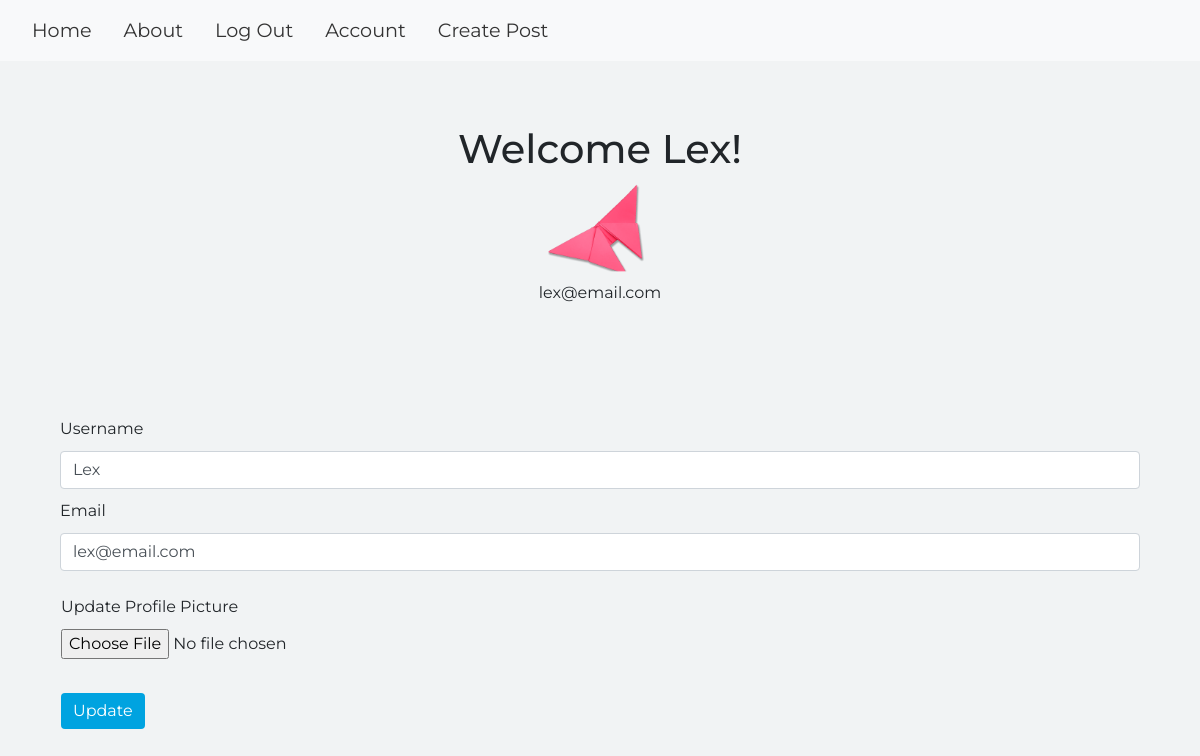
/account (signed in), run on the app's committed database.
### oriblog/models.py (models this page shows, shortened)
class User(db.Model, UserMixin):
    __tablename__ = 'users'
    id = db.Column(db.Integer, primary_key = True)
    profile_image = db.Column(db.String(20), nullable=False, default='green.png')
    email = db.Column(db.String(64), unique=True, index=True)
    username = db.Column(db.String(64), unique=True, index=True)
    password_hash = db.Column(db.String(128))
    posts = db.relationship('BlogPost', backref='author', lazy=True)

### oriblog/users/views.py (the view)
@users.route("/account", methods=['GET', 'POST'])
@login_required
def account():
    form = UpdateUserForm()
    if form.validate_on_submit():
        print(form)
        if form.picture.data:
            username = current_user.username
            pic = add_profile_pic(form.picture.data,username)
            current_user.profile_image = pic
        current_user.username = form.username.data
        current_user.email = form.email.data
        db.session.commit()
        flash('Account Updated')
        return redirect(url_for('users.account'))
    elif request.method == 'GET':
        form.username.data = current_user.username
        form.email.data = current_user.email
    profile_image = url_for('static', filename='imgs/' + current_user.profile_image)
    return render_template('account.html', profile_image=profile_image, form=form)

### oriblog/users/forms.py (shortened to what this page needs)
class UpdateUserForm(FlaskForm):
    email = StringField('Email', validators=[DataRequired(), Email()])
    username = StringField('Username', validators=[DataRequired()])
    picture = FileField('Update Profile Picture', validators=[
        FileAllowed(['jpg', 'png'])])
    submit = SubmitField('Update')

### oriblog/models.py (called while the page is built)
@login_manager.user_loader
def load_user(user_id):
    return User.query.get(user_id)

### oriblog/templates/account.html (shortened to what this page needs)
{% extends "base.html" %}
{% block content %}
<div class="jumbotron">
  <div align='center'>
    <h1 >Welcome {{ current_user.username }}!</h1>
    <img class="user-img" align='center' src="{{ url_for('static', filename='imgs/' + current_user.profile_image) }}">
    <p>{{ current_user.email }}</p>
  </div>
</div>
<div class="container">
  <form  method="POST" action = "" enctype="multipart/form-data">
    <div class="form-group">
      {{ form.username.label(class="form-group") }}
      {{ form.username(class='form-control')  }}
    </div
    <div class="form-group">
      {{ form.email.label(class="form-group") }}
      {{ form.email(class='form-control')  }}
    </div>
    <br />
    <div class="form-group ml-3">
      {{ form.picture.label(class="form-group") }}
      {{ form.picture(class="form-control-file") }}
    </div>
    <br />
    <div class="form-group ml-3">
        {{ form.submit(class="btn btn-primary") }}
    </div>
</div>
{% endblock %}

### oriblog/static/css/style.css (style rules this page uses)
body { background-color: #f1f3f4; font-family: "Montserrat", sans-serif; }
.jumbotron { background-color: #f1f3f4; }
.btn-primary { background-color: #00A3E0; border: none; }
.form-group { margin-bottom:10px; }
.user-img { height: 100px; }

### data on the page
User: username "Lex", profile_image (picture), email "lex@email.com"
